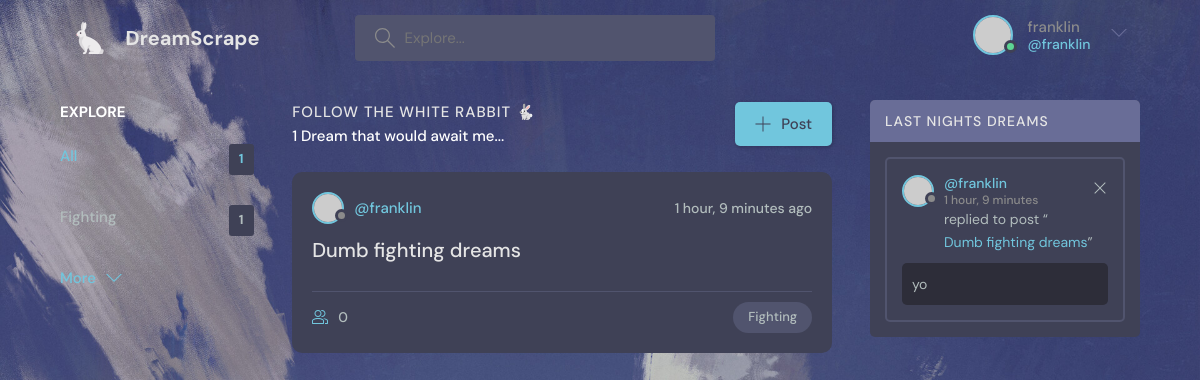
The app's page / (signed in) with its own data.
### dreams/models.py (models this page shows, shortened)
class Topic(models.Model):
    name = models.CharField(max_length = 200)

class Room(models.Model):
    host = models.ForeignKey(User, on_delete = models.SET_NULL, null = True)
    topic = models.ForeignKey(Topic, on_delete = models.SET_NULL, null = True)
    name = models.CharField(max_length = 200)
    description = models.TextField(null = True, blank = True)
    participants = models.ManyToManyField(User, related_name = 'partcipants', blank = True)
    updated = models.DateTimeField(auto_now = True)
    created = models.DateTimeField(auto_now_add = True)
    class Meta:
        ordering = ['-updated', '-created']

class Message(models.Model):
    user = models.ForeignKey(User, on_delete = models.CASCADE)
    room = models.ForeignKey(Room, on_delete = models.CASCADE)
    body = models.TextField()
    updated = models.DateTimeField(auto_now = True)
    created = models.DateTimeField(auto_now_add = True)
    class Meta:
        ordering = ['-updated', '-created']

### dreams/views.py (the view)
# urls.py: 2. Add a URL to urlpatterns:  path('', views.home, name='home')
def home(request):
    q = request.GET.get('q') if request.GET.get('q') != None else ''
    rooms = Room.objects.filter(
        Q(topic__name__icontains = q) |
        Q(name__icontains = q) |
        Q(description__icontains = q)
    )
    topics = Topic.objects.all()
    room_count = rooms.count()
    room_messages = Message.objects.filter(Q(room__name__icontains = q))
    context = {'rooms': rooms, 'topics': topics, 'room_count': room_count, 'room_messages': room_messages}
    return render(request, 'dreams/home.html', context)

### dreams/templates/dreams/home.html (shortened to what this page needs)
{% extends 'dreams/main.html' %}
{% load static %}
{% block content %}
    <main class="layout layout--3">
      <div class="container">
	{% include 'dreams/topics_component.html' %}
        <div class="roomList">
          <div class="roomList__header">
            <div>
              <h2>Follow the white rabbit 🐇</h2>
	      {% if room_count == 1 %}
	      <p style='color: white;'>{{ rooms.count }} Dream that would await me...</p>
	      {% else %}
	      <p style='color: white;'>{{ rooms.count }} Dreams that would await me...</p>
	      {% endif %}
            </div>
            <a class="btn btn--main" href="create-room.html">
              <svg version="1.1" xmlns="http://www.w3.org/2000/svg" width="32" height="32" viewBox="0 0 32 32">
                <title>add</title>
                <path
                  d="M16.943 0.943h-1.885v14.115h-14.115v1.885h14.115v14.115h1.885v-14.115h14.115v-1.885h-14.115v-14.115z"
                ></path>
              </svg>
              Post
            </a>
          </div>
          {% include 'dreams/feed_component.html' %}
        </div>
        {% include 'dreams/activity_component.html' %}
      </div>
    </main>
{% endblock content %}

### dreams/templates/dreams/navbar.html (shortened to what this page needs)
{% load static %}
    <header class="header header--loggedIn">
      <div class="container">
				<a href="{% url 'dreams:home' %}" class="header__logo">
					<img src="{% static 'dreams/img/rabbit.png' %}"/>
          <h1>DreamScrape</h1>
        </a>
				<form class="header__search" method='GET' action="{% url 'dreams:home' %}">
          <label>
            <input name='q' placeholder="Explore..." />
          </label>
        </form>
        <nav class="header__menu">
					{% if request.user.is_authenticated %}
          <div class="header__user">
		  <a href="#">
              <div class="avatar avatar--medium active">
                <img src="https://randomuser.me/api/portraits/men/37.jpg" />
              </div>
							<p>{{ request.user.username }} <span>@{{ request.user.username }}</span></p>
            </a>
            <button class="dropdown-button">
              <svg version="1.1" xmlns="http://www.w3.org/2000/svg" width="32" height="32" viewBox="0 0 32 32">
                <title>chevron-down</title>
                <path d="M16 21l-13-13h-3l16 16 16-16h-3l-13 13z"></path>
              </svg>
            </button>
          </div>
         	{% else %}
					<a href="{% url 'dreams:login' %}">
						<img src="{% static 'dreams/img/avatar.svg' %}" />
            <p>Login</p>
          </a>
					{% endif %}
        </nav>
      </div>
    </header>

### dreams/templates/dreams/topics_component.html
<div class="topics">
	<div class="topics__header">
		<h2>Explore</h2>
	</div>
	<ul class="topics__list">
		<li>
			<a href="{% url 'dreams:home' %}" class="active">All <span>{{ topics.count }}</span></a>
		</li>
			{% for topic in topics %}
			<li>
			<a href="{% url 'dreams:home' %}?q={{ topic.name }}">{{ topic.name }}<span>{{ topic.room_set.all.count }}</span></a>
			</li>
		  {% endfor %}
	</ul>
	<a class="btn btn--link" href="topics.html">
		More
		<svg version="1.1" xmlns="http://www.w3.org/2000/svg" width="32" height="32" viewBox="0 0 32 32">
			<title>chevron-down</title>
			<path d="M16 21l-13-13h-3l16 16 16-16h-3l-13 13z"></path>
		</svg>
	</a>
</div>

### dreams/templates/dreams/feed_component.html
{% for room in rooms %}
			<div class="roomListRoom">
				<div class="roomListRoom__header">
					<a href="{% url 'dreams:user-profile' room.host.id %}" class="roomListRoom__author">
						<div class="avatar avatar--small">
							<img src="https://randomuser.me/api/portraits/women/11.jpg" />
						</div>
						<span>@{{ room.host.username }}</span>
					</a>
					<div class="roomListRoom__actions">
						<span>{{ room.created|timesince }} ago</span>
					</div>
				</div>
				<div class="roomListRoom__content">
					<a href="{% url 'dreams:room' room.id %}">{{ room.name }}</a>
				</div>
				<div class="roomListRoom__meta">
					<a href="{% url 'dreams:room' room.id%}" class="roomListRoom__joined">
						<svg version="1.1" xmlns="http://www.w3.org/2000/svg" width="32" height="32" viewBox="0 0 32 32">
							<title>{{ room.topic.name }}</title>
							<path
								d="M30.539 20.766c-2.69-1.547-5.75-2.427-8.92-2.662 0.649 0.291 1.303 0.575 1.918 0.928 0.715 0.412 1.288 1.005 1.71 1.694 1.507 0.419 2.956 1.003 4.298 1.774 0.281 0.162 0.456 0.487 0.456 0.85v4.65h-4v2h5c0.553 0 1-0.447 1-1v-5.65c0-1.077-0.56-2.067-1.461-2.584z"
							></path>
							<path
								d="M22.539 20.766c-6.295-3.619-14.783-3.619-21.078 0-0.901 0.519-1.461 1.508-1.461 2.584v5.65c0 0.553 0.447 1 1 1h22c0.553 0 1-0.447 1-1v-5.651c0-1.075-0.56-2.064-1.461-2.583zM22 28h-20v-4.65c0-0.362 0.175-0.688 0.457-0.85 5.691-3.271 13.394-3.271 19.086 0 0.282 0.162 0.457 0.487 0.457 0.849v4.651z"
							></path>
							<path
								d="M19.502 4.047c0.166-0.017 0.33-0.047 0.498-0.047 2.757 0 5 2.243 5 5s-2.243 5-5 5c-0.168 0-0.332-0.030-0.498-0.047-0.424 0.641-0.944 1.204-1.513 1.716 0.651 0.201 1.323 0.331 2.011 0.331 3.859 0 7-3.141 7-7s-3.141-7-7-7c-0.688 0-1.36 0.131-2.011 0.331 0.57 0.512 1.089 1.075 1.513 1.716z"
							></path>
							<path
								d="M12 16c3.859 0 7-3.141 7-7s-3.141-7-7-7c-3.859 0-7 3.141-7 7s3.141 7 7 7zM12 4c2.757 0 5 2.243 5 5s-2.243 5-5 5-5-2.243-5-5c0-2.757 2.243-5 5-5z"
							></path>
						</svg>
						{{ room.participants.all.count }}
					</a>
					<p class="roomListRoom__topic">{{ room.topic.name }}</p>
				</div>
			</div>
{% endfor %}

### dreams/templates/dreams/activity_component.html
        <div class="activities">
          <div class="activities__header">
            <h2>Last nights dreams</h2>
          </div>
					{% for message in room_messages %}
          <div class="activities__box">
            <div class="activities__boxHeader roomListRoom__header">
							<a href="{% url 'dreams:user-profile' message.user.id %}" class="roomListRoom__author">
                <div class="avatar avatar--small">
                  <img src="https://randomuser.me/api/portraits/women/11.jpg" />
                </div>
                <p>
								@{{ message.user }}
								<span>{{ message.created|timesince }}</span>
                </p>
              </a>
							{% if request.user == message.user %}
              <div class="roomListRoom__actions">
								<a href="{% url 'dreams:delete-message' message.id %}">
                  <svg version="1.1" xmlns="http://www.w3.org/2000/svg" width="32" height="32" viewBox="0 0 32 32">
                    <title>remove</title>
                    <path
                      d="M27.314 6.019l-1.333-1.333-9.98 9.981-9.981-9.981-1.333 1.333 9.981 9.981-9.981 9.98 1.333 1.333 9.981-9.98 9.98 9.98 1.333-1.333-9.98-9.98 9.98-9.981z"
                    ></path>
                  </svg>
                </a>
              </div>
							{% endif %}
            </div>
            <div class="activities__boxContent">
							<p>replied to post “<a href="{% url 'dreams:room' message.room.id %}">{{ message.room.name }}</a>”</p>
              <div class="activities__boxRoomContent">
								{{ message.body }}
              </div>
            </div>
          </div>
					{% endfor %}
        </div>

### records on screen
Topic: name "Fighting", room_set.all.count "1"
Room: host.username "franklin", created "1 hour, 9 minutes", name "Dumb fighting dreams", participants.all.count "0", topic.name "Fighting"
Message: user "franklin", created "1 hour, 9 minutes", room.name "Dumb fighting dreams", body "yo"

### other values on screen
{{ request.user.username }} "franklin"
{{ topics.count }} "1"
{{ rooms.count }} "1"
